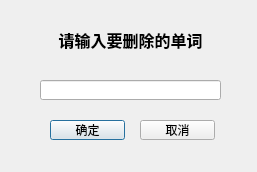
<?xml version="1.0" encoding="UTF-8"?>
<ui version="4.0">
 <class>Delete</class>
 <widget class="QDialog" name="Delete">
  <property name="geometry">
   <rect>
    <x>0</x>
    <y>0</y>
    <width>257</width>
    <height>172</height>
   </rect>
  </property>
  <property name="windowTitle">
   <string>Dialog</string>
  </property>
  <widget class="QLabel" name="label">
   <property name="geometry">
    <rect>
     <x>40</x>
     <y>20</y>
     <width>181</width>
     <height>41</height>
    </rect>
   </property>
   <property name="font">
    <font>
     <family>宋体</family>
     <pointsize>12</pointsize>
     <weight>75</weight>
     <bold>true</bold>
    </font>
   </property>
   <property name="text">
    <string>&lt;html&gt;&lt;head/&gt;&lt;body&gt;&lt;p&gt;请输入要删除的单词&lt;/p&gt;&lt;/body&gt;&lt;/html&gt;</string>
   </property>
   <property name="alignment">
    <set>Qt::AlignCenter</set>
   </property>
  </widget>
  <widget class="QPushButton" name="btnOK">
   <property name="geometry">
    <rect>
     <x>50</x>
     <y>120</y>
     <width>75</width>
     <height>20</height>
    </rect>
   </property>
   <property name="font">
    <font>
     <family>宋体</family>
     <pointsize>9</pointsize>
    </font>
   </property>
   <property name="text">
    <string>确定</string>
   </property>
  </widget>
  <widget class="QPushButton" name="btnCancel">
   <property name="geometry">
    <rect>
     <x>140</x>
     <y>120</y>
     <width>75</width>
     <height>20</height>
    </rect>
   </property>
   <property name="font">
    <font>
     <family>宋体</family>
     <pointsize>9</pointsize>
    </font>
   </property>
   <property name="text">
    <string>取消</string>
   </property>
  </widget>
  <widget class="QLineEdit" name="lineEdit">
   <property name="geometry">
    <rect>
     <x>40</x>
     <y>80</y>
     <width>181</width>
     <height>20</height>
    </rect>
   </property>
  </widget>
 </widget>
 <resources/>
 <connections/>
</ui>
